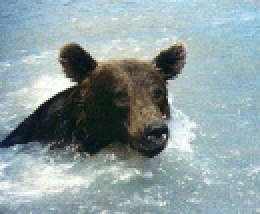
#> input picture Assignments/Assignment_04/Images/source_01.jpg, 130 x 107 px (shown 2 times larger)
$ python main.py
#> lines starting #> are read from the running program, lines starting #| are printed output that depends on the picture; pictures that were not available may be replaced by others from this repository, and a replacement may not be noted
# Import required libraries
import os
import numpy as np
import argparse
from matplotlib import pyplot as plt
from scipy.sparse import csr_matrix
from scipy.sparse.linalg import spsolve

# Read source, target and mask for a given id
def Read(id, path = ""):
#> called with id = '01', path = '../Images/'
    source = plt.imread(path + "source_" + id + ".jpg")
#> source is the input picture: shape (107, 130, 3); mean R, G, B 141.7, 158.8, 161.4
    info = np.iinfo(source.dtype) # get information about the image type (min max values)
    source = source.astype(np.float32) / info.max # normalize the image into range 0 and 1
    target = plt.imread(path + "target_" + id + ".jpg")
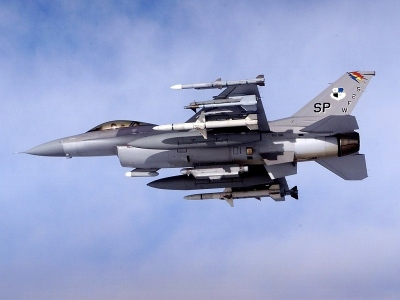
#> input picture Assignments/Assignment_04/Images/source_05.jpg, 400 x 300 px, given in place of target_01.jpg, which was not available
#> target is the input picture: shape (300, 400, 3); mean R, G, B 151.2, 162.5, 202.2
    info = np.iinfo(target.dtype) # get information about the image type (min max values)
    target = target.astype(np.float32) / info.max # normalize the image into range 0 and 1
    mask   = plt.imread(path + "mask_" + id + ".jpg")
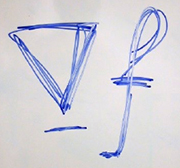
#> input picture Assignments/Assignment_04/Images/source_06.jpg, 180 x 168 px, given in place of mask_01.jpg, which was not available
#> mask is the input picture: shape (168, 180, 3); mean R, G, B 210.3, 209.4, 217.8
    info = np.iinfo(mask.dtype) # get information about the image type (min max values)
    mask = mask.astype(np.float32) / info.max # normalize the image into range 0 and 1

    return source, mask, target

# Adjust parameters, source and mask for negative offsets or out of bounds of offsets
def AlignImages(mask, source, target, offset):
    sourceHeight, sourceWidth, _ = source.shape
#> sourceHeight = 107; sourceWidth = 130
    targetHeight, targetWidth, _ = target.shape
#> targetHeight = 300; targetWidth = 400
    xOffset, yOffset = offset

    if (xOffset < 0):
        mask    = mask[abs(xOffset):, :]
        source  = source[abs(xOffset):, :]
        sourceHeight -= abs(xOffset)
        xOffset = 0
    if (yOffset < 0):
        mask    = mask[:, abs(yOffset):]
        source  = source[:, abs(yOffset):]
        sourceWidth -= abs(yOffset)
        yOffset = 0
    # Source image outside target image after applying offset
    if (targetHeight < (sourceHeight + xOffset)):
        sourceHeight = targetHeight - xOffset
#> sourceHeight = 90
        mask    = mask[:sourceHeight, :]
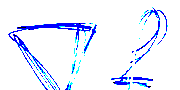
#> mask: shape (90, 180, 3) float32; mean of channels 0, 1, 2 0.916, 0.936, 0.998; drawn as R, G, B
        source  = source[:sourceHeight, :]
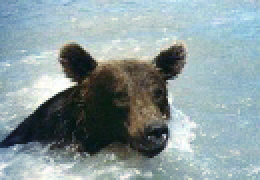
#> source: shape (90, 130, 3) float32 (shown 2 times larger); mean of channels 0, 1, 2 0.543, 0.608, 0.618; drawn as R, G, B
    if (targetWidth < (sourceWidth + yOffset)):
        sourceWidth = targetWidth - yOffset
        mask    = mask[:, :sourceWidth]
        source  = source[:, :sourceWidth]

    maskLocal = np.zeros_like(target)
#> (the run stopped early here; a loop or call above may not have finished)
